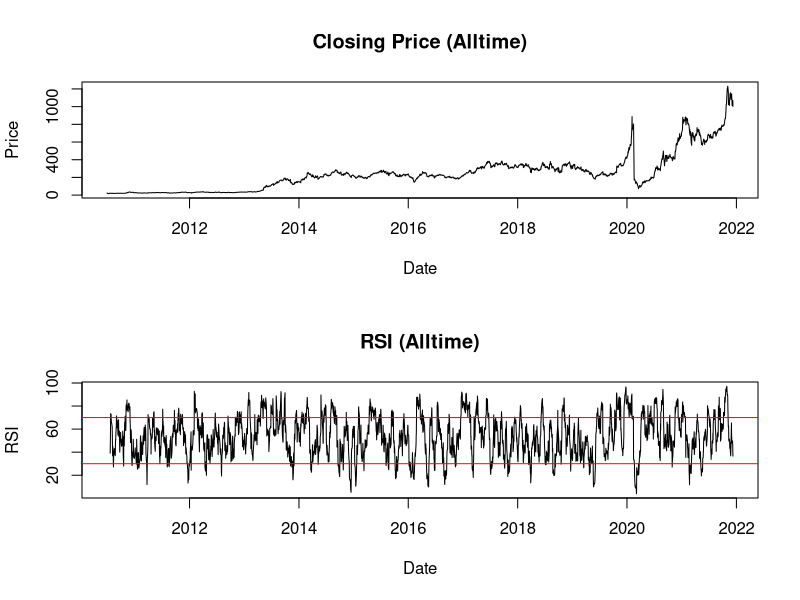
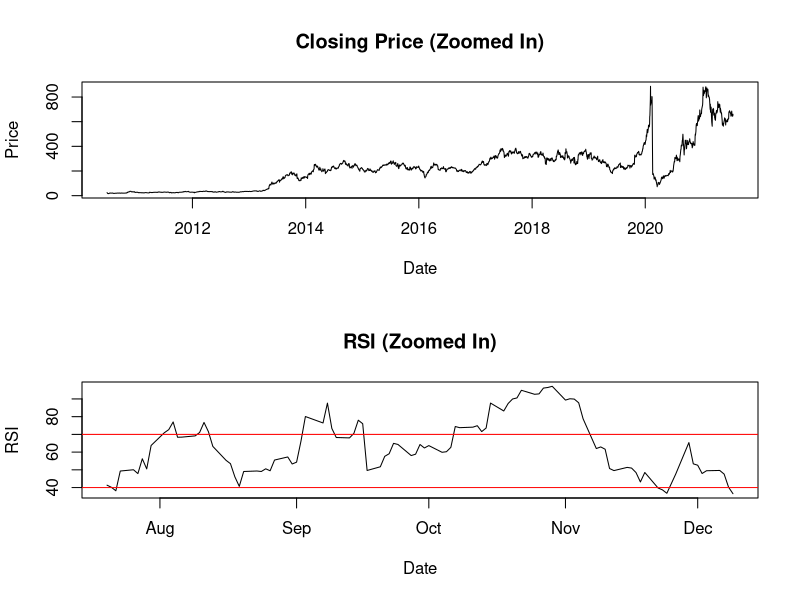
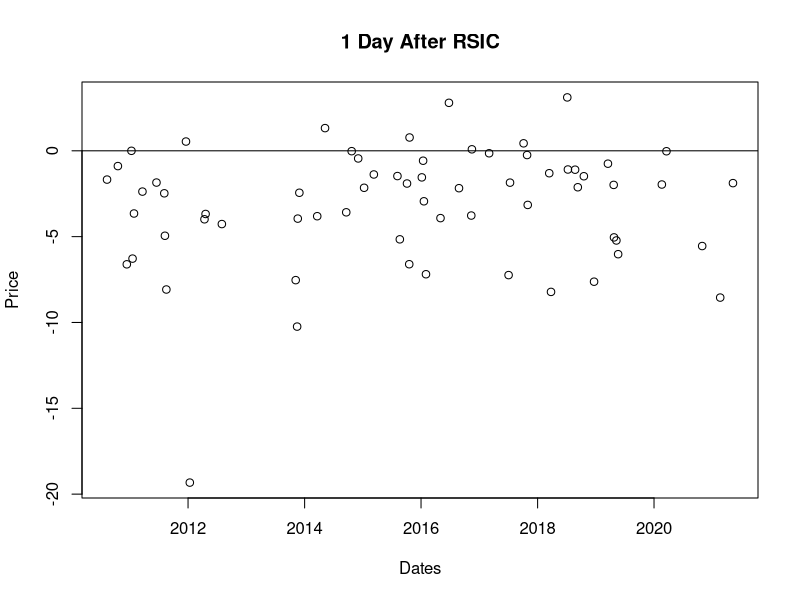
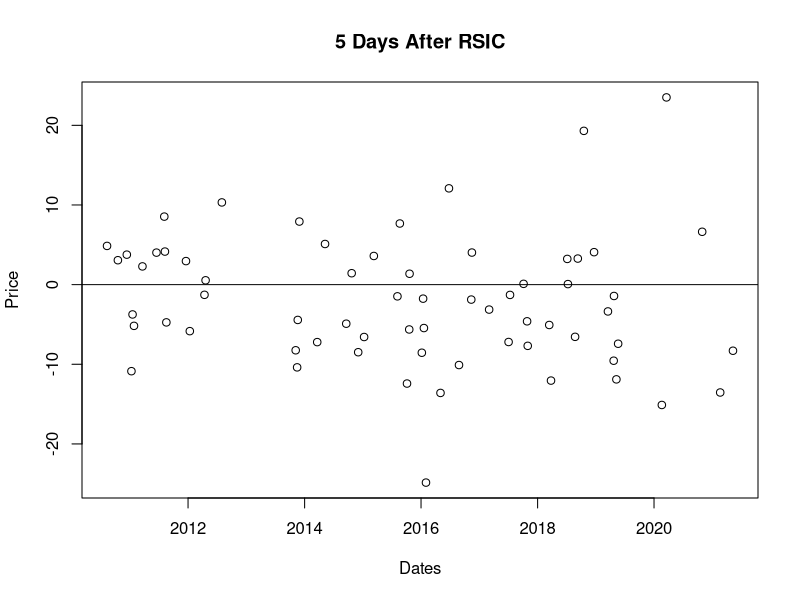
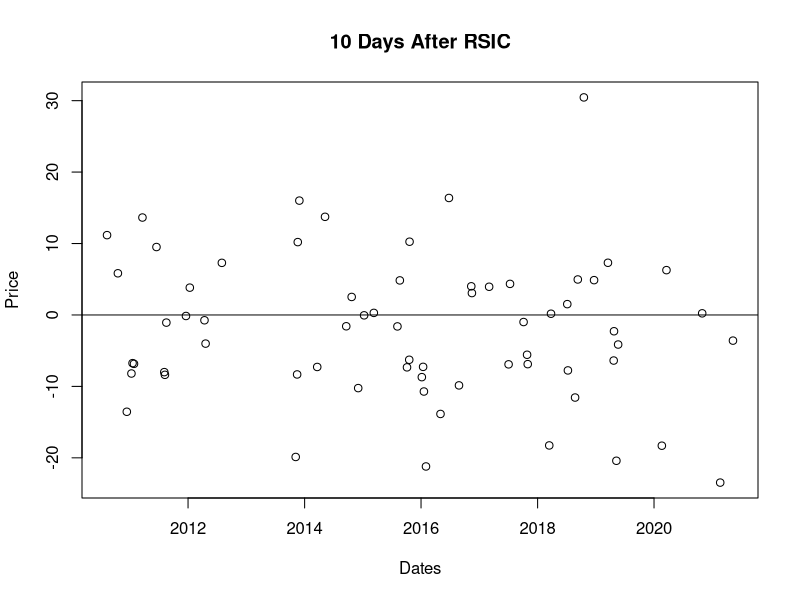
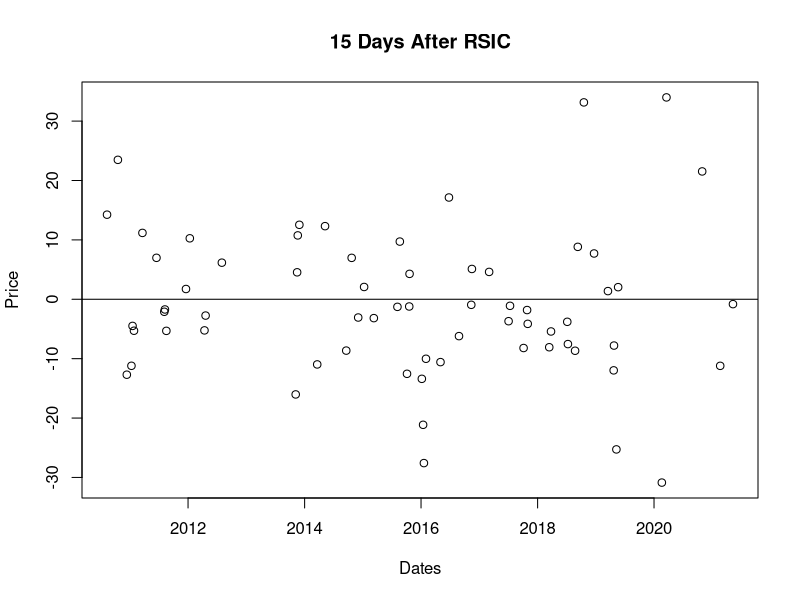
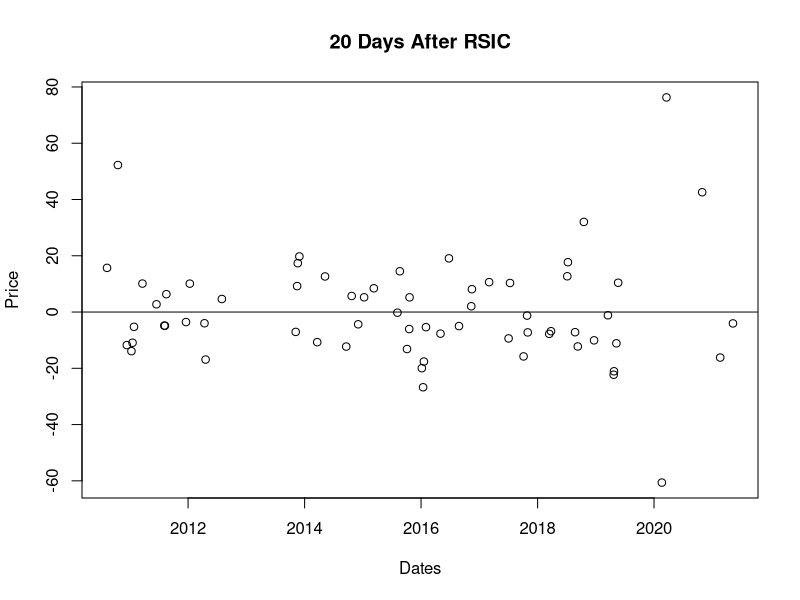
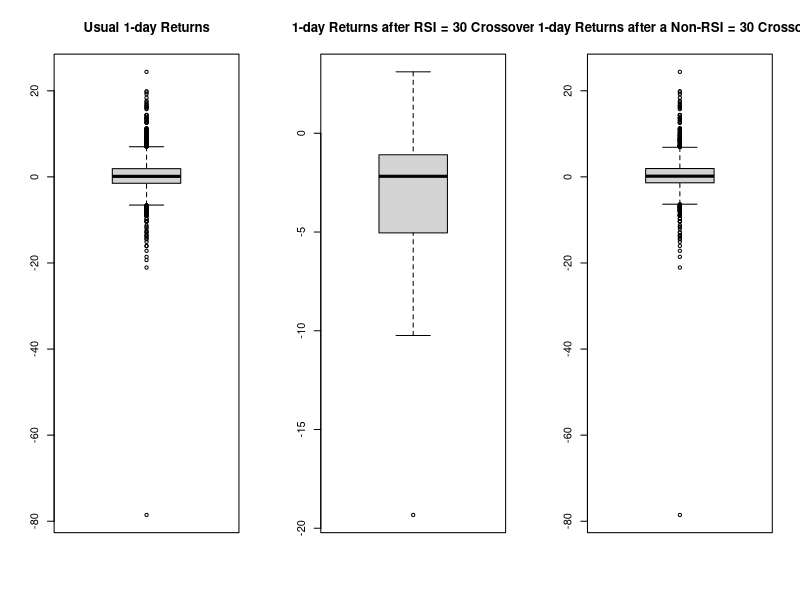

These charts were generated, in order, by the following R code:
#Author: Mitchell Krystofiak
#Class: Math 490 - Final Project
#Date: Decemeber 15, 2021

#Project Goals
#*************#
# 1. Perform technical analysis on either one or some of:
#    (a) Relative Strength Index (RSI)
#    (b) On-Balance Volume (OBV)
#
# 2. Fundamental Analysis:
#    (a) Price-to-Earnings ratio,
#    (b) Price-to-Earnings ratio + company growth
# 
# 3. Perform a basic rating procedure on stocks using the
#    Markov Method, Massey Method, and/or Colley Method to
#    rate stocks based on Outstanding Shares, Stock Prices,
#    or something similar to make a mock 'PD' or 'WP'.

#Goal 1a: Compute RSI and perform technical analysis

library(flextable)
tsla <- read.csv("./TSLA.csv")

ft <- flextable(head(tsla))
ft <- set_caption(ft, caption='Tesla Stock Data')
ft <- theme_vader(ft)
ft

#Fix dates

tsla$Date <- as.Date(tsla$Date, format="%Y-%m-%d")

#Select out returns

tslats <- data.frame(tsla[,c(1,5)])
tslada <- tsla[,1]
tslaClose <- tsla[,5]

#Compute Change in Close prices.

change <- c()
imax <- length(tslaClose)

for (i in 1:(imax-1))
{
  change[i] <- tslaClose[i+1] - tslaClose[i]
}

# Determine if gain or loss.

gain <- c()
loss <- c()

for (i in 1:(imax-1))
{
  if (change[i] > 0)
  {
    gain[i] <- change[i]
    loss[i] <- 0
  }
  else
  {
    loss[i] <- abs(change[i])
    gain[i] <- 0
  }
}

#Compute Average Gain and Average Loss over 14 day period.

avgGain <- c()
avgLoss <- c()

for (i in 14:(imax-1))
{
  jmin <- (i - 13)
  avgGain[i] <- 0
  avgLoss[i] <- 0
  for (j in jmin:i)
  {
    avgGain[i] <- avgGain[i] + gain[j]
    avgLoss[i] <- avgLoss[i] + loss[j]
  }
  avgGain[i] <- avgGain[i]/14
  avgLoss[i] <- avgLoss[i]/14
}

# Compute Relative Strength = AvgGain/AvgLoss

RS <- c()

for (i in 1:(imax-1))
{
  RS[i] <- avgGain[i]/avgLoss[i]
}

#Compute Relative Strength Index
# RSI = if (avgloss = 0 -> 100, else 100 - (100/(1+RS)))

RSI <- c()

for (i in 14:(imax-1))
{
  if (avgLoss[i] == 0)
  {
    RSI[i] <- 100
  }
  else
  {
    RSI[i] <- (100 - (100/(1+RS[i])))
  }
}

#Plot the RSI

val <- 100
par(mfrow = c(2,1))
plot(tslada[1:(imax-1)], tslaClose[1:(imax-1)],
     type ='l',
     main='Closing Price (Alltime)',
     xlab='Date',
     ylab='Price')
plot(tslada[1:(imax-1)], RSI[1:(imax-1)], 
     type='l',
     main="RSI (Alltime)",
     xlab="Date",
     ylab="RSI",
     col='black')
abline(h=30, col='red')
abline(h=70, col='red')

plot(tslada[1:(imax-val-1)], tslaClose[1:(imax-val-1)],
     type ='l',
     main='Closing Price (Zoomed In)',
     xlab='Date',
     ylab='Price')
plot(tslada[(imax-val-1):(imax-1)], RSI[(imax-val-1):(imax-1)], 
     type='l',
     main="RSI (Zoomed In)",
     xlab="Date",
     ylab="RSI",
     col='black')
abline(h=30, col='red')
abline(h=40, col='red')
abline(h=70, col='red')

par(mfrow = c(1,1))

# Now that we have it plotted, we want to consider potential 
# buy signals. RSI values above 70, or whatever threshold is set,
# indicate that the shares are overbought whereas RSI values below 30,
# indicate that the shares are oversold.
#
# If there is an RSI of 25, we can assume that the shares are very likely
# to rise from current levels. If we have an RSI above 70, we are very likely
# to receive downward pressure from the market.

# Though it is likely we could have more overbought shares if the RSI is below
# 30, as the RSI moves lower, this outcome grows increasingly unlikely. 
# Therefore, it is less likely to see an RSI below 20.

# We are going to set a buy signal to be when the RSI value falls below 30.

icmax <- (imax-1)
count <- 0
countNot <- 0

tsla1ret <- c()
tsla5ret <- c()
tsla10ret <- c()
tsla15ret <- c()
tsla20ret <- c()

tslaNot1ret <- c()
tslaNot5ret <- c()
tslaNot10ret <- c()
tslaNot15ret <- c()
tslaNot20ret <- c()

tslaU1 <- c()
tslaU5 <- c()
tslaU10 <- c()
tslaU15 <- c()
tslaU20 <- c()

tslaRSIda <- as.Date(c())
tslaRSINotda <- as.Date(c())

for (i in 21:icmax)
{
  if (RSI[i-1] > 30 && RSI[i] <= 30)
  {
    count <- count + 1
    tsla1ret[count] <- ((tslaClose[i+1] - tslaClose[i])/tslaClose[i])*100
    tsla5ret[count] <- ((tslaClose[i+5] - tslaClose[i])/tslaClose[i])*100
    tsla10ret[count] <- ((tslaClose[i+10] - tslaClose[i])/tslaClose[i])*100
    tsla15ret[count] <- ((tslaClose[i+15] - tslaClose[i])/tslaClose[i])*100
    tsla20ret[count] <- ((tslaClose[i+20] - tslaClose[i])/tslaClose[i])*100
    tslaRSIda[count] <- tslada[i]
  }
  else
  {
    countNot <- countNot + 1
    tslaNot1ret[countNot] <- ((tslaClose[i+1] - tslaClose[i])/tslaClose[i])*100
    tslaNot5ret[countNot] <- ((tslaClose[i+5] - tslaClose[i])/tslaClose[i])*100
    tslaNot10ret[countNot] <- ((tslaClose[i+10] - tslaClose[i])/tslaClose[i])*100
    tslaNot15ret[countNot] <- ((tslaClose[i+15] - tslaClose[i])/tslaClose[i])*100
    tslaNot20ret[countNot] <- ((tslaClose[i+20] - tslaClose[i])/tslaClose[i])*100
    tslaRSINotda[countNot] <- tslada[i]
  }
}

for (i in 1:icmax)
{
  tslaU1[i] <- ((tslaClose[i+1] - tslaClose[i])/tslaClose[i])*100
  tslaU5[i] <- ((tslaClose[i+5] - tslaClose[i])/tslaClose[i])*100
  tslaU10[i] <- ((tslaClose[i+10] - tslaClose[i])/tslaClose[i])*100
  tslaU15[i] <- ((tslaClose[i+15] - tslaClose[i])/tslaClose[i])*100
  tslaU20[i] <- ((tslaClose[i+20] - tslaClose[i])/tslaClose[i])*100
}

plot(tslaRSIda, tsla1ret,
     main='1 Day After RSIC',
     xlab='Dates',
     ylab='Price')
abline(0,0)
plot(tslaRSIda, tsla5ret,
     main='5 Days After RSIC',
     xlab='Dates',
     ylab='Price')
abline(0,0)
plot(tslaRSIda, tsla10ret,
     main='10 Days After RSIC',
     xlab='Dates',
     ylab='Price')
abline(0,0)
plot(tslaRSIda, tsla15ret,
     main='15 Days After RSIC',
     xlab='Dates',
     ylab='Price')
abline(0,0)
plot(tslaRSIda, tsla20ret,
     main='20 Days After RSIC',
     xlab='Dates',
     ylab='Price')
abline(0,0)

#Compute summary statistics for each vector of returns.

Stats <- c('Min','Q1','Q2','Mean','Q3','Max')

U1 <- as.vector(summary(tslaU1)[1:6])
Ret1 <- as.vector(summary(tsla1ret)[1:6])
NRet1 <- as.vector(summary(tslaNot1ret)[1:6])
UData <- data.frame(Stats, U1, Ret1, NRet1)
flextable(UData)

U5 <- as.vector(summary(tslaU5)[1:6])
Ret5 <- as.vector(summary(tsla5ret)[1:6])
NRet5 <- as.vector(summary(tslaNot5ret)[1:6])
UData <- data.frame(Stats, U5, Ret5, NRet5)
flextable(UData)

U10 <- as.vector(summary(tslaU10)[1:6])
Ret10 <- as.vector(summary(tsla10ret)[1:6])
NRet10 <- as.vector(summary(tslaNot10ret)[1:6])
UData <- data.frame(Stats, U10, Ret10, NRet10)
flextable(UData)

U15 <- as.vector(summary(tslaU15)[1:6])
Ret15 <- as.vector(summary(tsla15ret)[1:6])
NRet15 <- as.vector(summary(tslaNot15ret)[1:6])
UData <- data.frame(Stats, U15, Ret15, NRet15)
flextable(UData)

U20 <- as.vector(summary(tslaU20)[1:6])
Ret20 <- as.vector(summary(tsla20ret)[1:6])
NRet20 <- as.vector(summary(tslaNot20ret)[1:6])
UData <- data.frame(Stats, U20, Ret20, NRet20)
flextable(UData)

#Compare Boxplots

par(mfrow = c(1,3))
boxplot(tslaU1, main='Usual 1-day Returns')
boxplot(tsla1ret, main='1-day Returns after RSI = 30 Crossover')
boxplot(tslaNot1ret, main='1-day Returns after a Non-RSI = 30 Crossover')

par(mfrow = c(1,3))
boxplot(tslaU5, main='Usual 5-day Returns')
boxplot(tsla5ret, main='5-day Returns after RSI = 30 Crossover')
boxplot(tslaNot5ret, main='5-day Returns after a Non-RSI = 30 Crossover')

par(mfrow = c(1,3))
boxplot(tslaU10, main='Usual 10-day Returns')
boxplot(tsla10ret, main='10-day Returns after RSI = 30 Crossover')
boxplot(tslaNot10ret, main='10-day Returns after a Non-RSI = 30 Crossover')

par(mfrow = c(1,3))
boxplot(tslaU15, main='Usual 15-day Returns')
boxplot(tsla15ret, main='15-day Returns after RSI = 30 Crossover')
boxplot(tslaNot15ret, main='15-day Returns after a Non-RSI = 30 Crossover')

par(mfrow = c(1,3))
boxplot(tslaU20, main='Usual 20-day Returns')
boxplot(tsla20ret, main='20-day Returns after RSI = 30 Crossover')
boxplot(tslaNot20ret, main='20-day Returns after a Non-RSI = 30 Crossover')
par(mfrow=c(1,1))

# Compare boxplots.

par(mfrow = c(1,3))
boxplot(tslaU1, main='Usual 1-day Returns')
boxplot(tsla1ret, main='1-day Returns after RSIC')
boxplot(tslaNot1ret, main='1-day Returns after NRSIC')

boxplot(tslaU5, main='Usual 5-day Returns')
boxplot(tsla5ret, main='5-day Returns after RSIC')
boxplot(tslaNot5ret, main='5-day Returns after NRSIC')

boxplot(tslaU10, main='Usual 10-day Returns')
boxplot(tsla10ret, main='10-day Returns after RSIC')
boxplot(tslaNot10ret, main='10-day Returns after NRSIC')

boxplot(tslaU15, main='Usual 15-day Returns')
boxplot(tsla15ret, main='15-day Returns after RSIC')
boxplot(tslaNot15ret, main='15-day Returns after NRSIC')

boxplot(tslaU20, main='Usual 20-day Returns')
boxplot(tsla20ret, main='20-day Returns after RSIC')
boxplot(tslaNot20ret, main='20-day Returns after NRSIC')

# Compare histograms.

hist(tslaU1, main='Usual 1-day Returns',breaks=40)
hist(tsla1ret, main='1-day Returns after RSIC',breaks=10)
hist(tslaNot1ret, main='1-day Returns after NRSIC',breaks=40)

hist(tslaU5, main='Usual 5-day Returns',breaks=40)
hist(tsla5ret, main='5-day Returns after RSIC',breaks=10)
hist(tslaNot5ret, main='5-day Returns after NRSIC',breaks=40)

hist(tslaU10, main='Usual 10-day Returns',breaks=40)
hist(tsla10ret, main='10-day Returns after RSIC',breaks=10)
hist(tslaNot10ret, main='10-day Returns after NRSIC',breaks=40)

hist(tslaU15, main='Usual 15-day Returns',breaks=40)
hist(tsla15ret, main='15-day Returns after RSIC',breaks=10)
hist(tslaNot15ret, main='15-day Returns after NRSIC',breaks=40)

hist(tslaU20, main='Usual 20-day Returns',breaks=40)
hist(tsla20ret, main='20-day Returns after RSIC',breaks=10)
hist(tslaNot20ret, main='20-day Returns after NRSIC',breaks=40)

#Check the sample sizes and variances.

Stats <- c('Usual 1-day','1-day After RSIC','1-day After NRSIC')
Lengths <- c(length(tslaU1),length(tsla1ret),length(tslaNot1ret))
Variances <- c(var(tslaU1,na.rm=T),var(tsla1ret,na.rm=T), var(tslaNot1ret,na.rm=T))
flextable(data.frame(Stats,Lengths, Variances))

Stats <- c('Usual 5-day','5-day After RSIC','5-day After NRSIC')
Lengths <- c(length(tslaU5),length(tsla5ret),length(tslaNot5ret))
Variances <- c(var(tslaU5,na.rm=T),var(tsla5ret,na.rm=T), var(tslaNot5ret,na.rm=T))
flextable(data.frame(Stats,Lengths, Variances))

Stats <- c('Usual 10-day','10-day After RSIC','10-day After NRSIC')
Lengths <- c(length(tslaU10),length(tsla10ret),length(tslaNot10ret))
Variances <- c(var(tslaU10,na.rm=T),var(tsla10ret,na.rm=T), var(tslaNot10ret,na.rm=T))
flextable(data.frame(Stats,Lengths, Variances))

Stats <- c('Usual 15-day','15-day After RSIC','15-day After NRSIC')
Lengths <- c(length(tslaU15),length(tsla15ret),length(tslaNot15ret))
Variances <- c(var(tslaU15,na.rm=T),var(tsla15ret,na.rm=T), var(tslaNot15ret,na.rm=T))
flextable(data.frame(Stats,Lengths, Variances))

Stats <- c('Usual 20-day','20-day After RSIC','20-day After NRSIC')
Lengths <- c(length(tslaU20),length(tsla20ret),length(tslaNot20ret))
Variances <- c(var(tslaU20,na.rm=T),var(tsla20ret,na.rm=T), var(tslaNot20ret,na.rm=T))
flextable(data.frame(Stats,Lengths, Variances))

# Compare qq plots.

par(mfrow=c(1,3))
qqnorm(tslaU1)
qqline(tslaU1)
qqnorm(tsla1ret)
qqline(tsla1ret)
qqnorm(tslaNot1ret)
qqline(tslaNot1ret)

par(mfrow=c(1,3))
qqnorm(tslaU5)
qqline(tslaU5)
qqnorm(tsla5ret)
qqline(tsla5ret)
qqnorm(tslaNot5ret)
qqline(tslaNot5ret)

par(mfrow=c(1,3))
qqnorm(tslaU10)
qqline(tslaU10)
qqnorm(tsla10ret)
qqline(tsla10ret)
qqnorm(tslaNot10ret)
qqline(tslaNot10ret)

par(mfrow=c(1,3))
qqnorm(tslaU15)
qqline(tslaU15)
qqnorm(tsla15ret)
qqline(tsla15ret)
qqnorm(tslaNot15ret)
qqline(tslaNot15ret)

par(mfrow=c(1,3))
qqnorm(tslaU20)
qqline(tslaU20)
qqnorm(tsla20ret)
qqline(tsla20ret)
qqnorm(tslaNot20ret)
qqline(tslaNot20ret)

# Use shapiro test.
# If p value is less than threshold, reject null hypothesis.
# For shapiro test, the null hypothesis is that the data is normal, and
# the alternative hyptothesis is that the data is not normal.
# If our p value is less than say .05 or .1, we reject that the 
# data is normal.

shapiro.test(tslaU1) 
shapiro.test(tsla1ret)
shapiro.test(tslaNot1ret)

shapiro.test(tslaU5) 
shapiro.test(tsla5ret) #normal
shapiro.test(tslaNot5ret)

shapiro.test(tslaU10) 
shapiro.test(tsla10ret) #normal
shapiro.test(tslaNot10ret)

shapiro.test(tslaU15) 
shapiro.test(tsla15ret) # between .05, .1, sort of normal, grounds for testing
shapiro.test(tslaNot15ret)

shapiro.test(tslaU20) 
shapiro.test(tsla20ret)
shapiro.test(tslaNot20ret)

# Conduct t-tests.

t.test(tslaU1,tsla1ret, Welch=T)
t.test(tslaU1,tslaNot1ret, Welch=T)

t.test(tslaU5,tsla5ret, Welch=T)
t.test(tslaU5,tslaNot5ret, Welch=T)

t.test(tslaU10,tsla10ret, Welch=T)
t.test(tslaU10,tslaNot10ret, Welch=T)

t.test(tslaU15,tsla15ret, Welch=T)
t.test(tslaU15,tslaNot15ret, Welch=T)

t.test(tslaU20,tsla20ret, Welch=T)
t.test(tslaU20,tslaNot20ret, Welch=T)

# Conduct wilcoxon tests.

# Quick note: If we want to show some sort of result, say the 
# stock prices increase after a RSIC below 30, we do need to have
# the extra assumption that the variances are equal. However,
# if we just want to state that the two sets of data are statistically
# different, we don't need equal variances.

wilcox.test(tslaU1, tsla1ret) #not equal to 0 
wilcox.test(tslaU1, tslaNot1ret) #equal to 0

wilcox.test(tslaU5, tsla5ret) #not equal to 0
wilcox.test(tslaU5, tslaNot5ret) #equal to 0

wilcox.test(tslaU10, tsla10ret) #not equal to 0 
wilcox.test(tslaU10, tslaNot10ret) #equal to 0

wilcox.test(tslaU15, tsla15ret) #not equal to 0
wilcox.test(tslaU15, tslaNot15ret) #equal to 0

wilcox.test(tslaU20, tsla20ret) #not equal to 0
wilcox.test(tslaU20, tslaNot20ret) #equal to 0

# Goal 1b: On Balance Volume (OBV)

OBV <- c()
tslaVol <- tsla[,7]

OBV[1] <- 0
for (i in 2:imax)
{
  OBV[i] <- 0
  if (tslaClose[i] > tslaClose[i-1])
  {
    OBV[i] <- OBV[i-1] + tslaVol[i]
  }
  else if (tslaClose[i] < tslaClose[i-1])
  {
    OBV[i] <- OBV[i-1] - tslaVol[i]
  }
  else if (tslaClose[i] == tslaClose[i-1])
  {
    OBV[i] <- OBV[i-1]
  }
}

val <- 100

plot(tslada, OBV, type='l',
     main='On-Balance Volume Tsla (Alltime)',
     xlab='Date',
     ylab='OBV')

plot(tslada[1:val], OBV[1:val], type='l',
     main='On-Balance Volume Tsla (Zoomed In)',
     xlab='Date',
     ylab='OBV')

plot(tslada[(imax-val-1):(imax-1)], OBV[(imax-val-1):(imax-1)], type='l',
     main='On-Balance Volume Tsla (Zoomed In)',
     xlab='Date',
     ylab='OBV')

# TODO: Still need qq plots, histograms, shapiro tests and ttest/wilcoxon

# Goal 2a: Calculate Price-To-Earnings Ratio.

# The P/E is one of the most widely used tools by which investors and 
# analysts determine a stock's relative valuation. This helps determine
# if a stock is overvalued or undervalued. This can also be benchmarked
# against other stocks in the same industry (perhaps a ranking algorithm?).

# P/E ratio is calculated by dividing the market value price
# per share by the company's earnings per share.

# Market value = current stock price (close)
# EPS: (net income - preferred dividends)/(end of Period common shares outstanding)

#Goal 3: Implement some experimental ranking algorithms!
